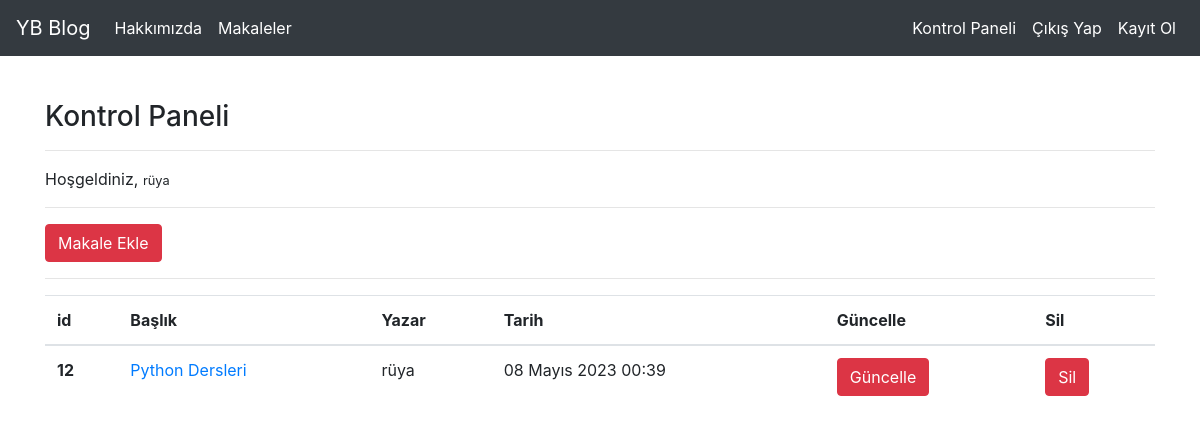
Screenshot of /articles/dashboard/ (signed in) with the database file from the repository.
### article/models.py (models this page shows, shortened)
class Article(models.Model):
    author = models.ForeignKey("auth.User",on_delete=models.CASCADE,verbose_name="Yazar")
    title = models.CharField(max_length=50,verbose_name="Başlık")
    content = RichTextField()
    create_date = models.DateTimeField(auto_now_add=True,verbose_name="Oluşturulma Tarihi")
    article_image = models.FileField(blank=True,null=True,verbose_name="Makaleye Fotoğraf Ekleyin")
    class Meta:
        ordering = ["-create_date"]

### article/views.py (the view)
# urls.py: path("dashboard/",views.dashboard,name="dashboard"),
@login_required(login_url="user:login")
def dashboard(request):
    articles = Article.objects.filter(author = request.user)
    context ={
        "articles":articles
    }
    return render(request,"dashboard.html",context)

### templates/dashboard.html
{% extends "layout.html" %}
{% block body %}
<h3>Kontrol Paneli</h3>
<hr>
<p>
    Hoşgeldiniz, <small>{{request.user.username}}</small>
</p>
<hr>
<a class = "btn btn-danger" href="/articles/addarticle">Makale Ekle</a>
<hr>
{% if articles %}
<table class="table">
  <thead>
    <tr>
      <th scope="col">id</th>
      <th scope="col">Başlık</th>
      <th scope="col">Yazar</th>
      <th scope="col">Tarih</th>
      <th scope="col">Güncelle</th>
      <th scope="col">Sil</th>
    </tr>
  </thead>
  <tbody>
    {% for article in articles %}
    <tr>
      <th scope="row">{{article.id}}</th>
      <td><a href="/articles/article/{{article.id}}">{{article.title}}</a></td>
      <td>{{article.author.username}}</td>
      <td>{{article.create_date}}</td>
      <td><a href="/articles/update/{{article.id}}" class = "btn btn-danger">Güncelle</a></td>
      <td><a href="/articles/delete/{{article.id}}" class = "btn btn-danger">Sil</a></td>
    </tr>
    {% endfor %}
  </tbody>
</table>
{% else %}
<div class = "alert alert-danger">
    Henüz Bir Makaleniz Bulunmuyor
</div>
{% endif %}
{% endblock body %}

### rows the page displays
Article: id "12", title "Python Dersleri", author.username "rüya", create_date "08 Mayıs 2023 00:39"

### other values shown
{{ request.user.username }} "rüya"
